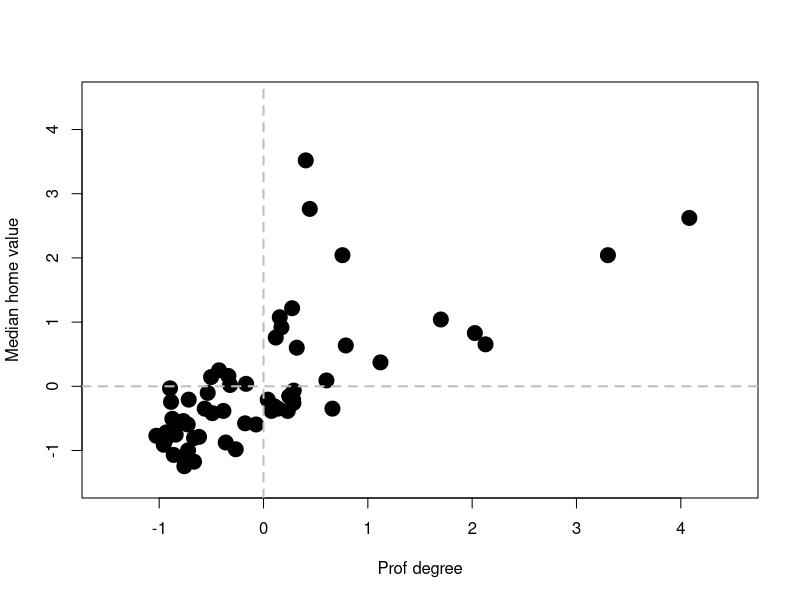
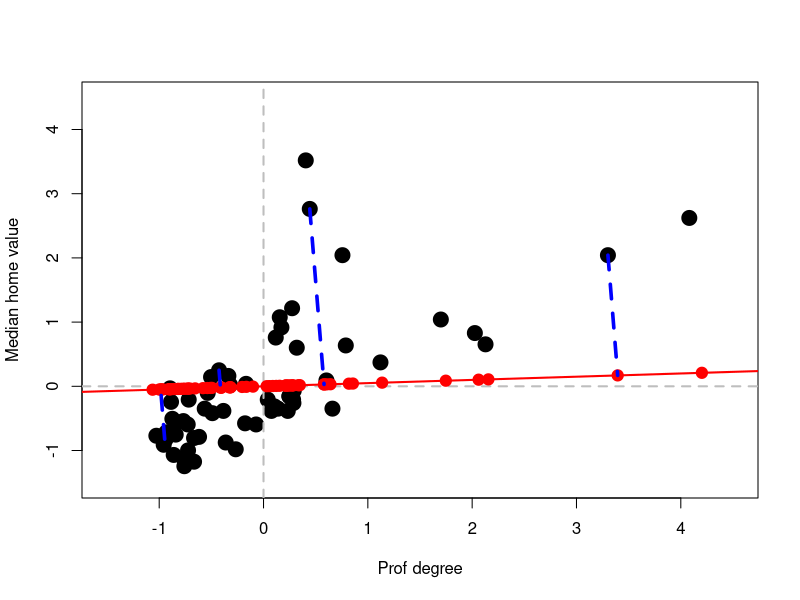
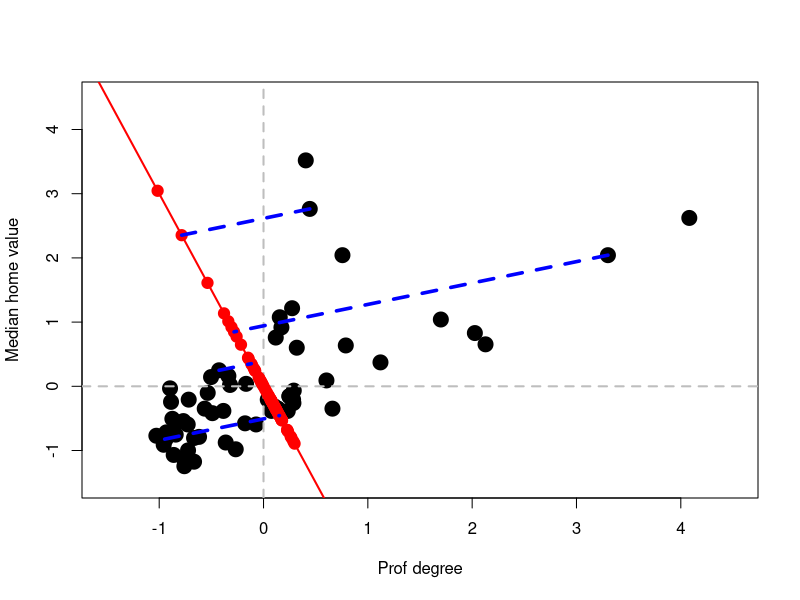
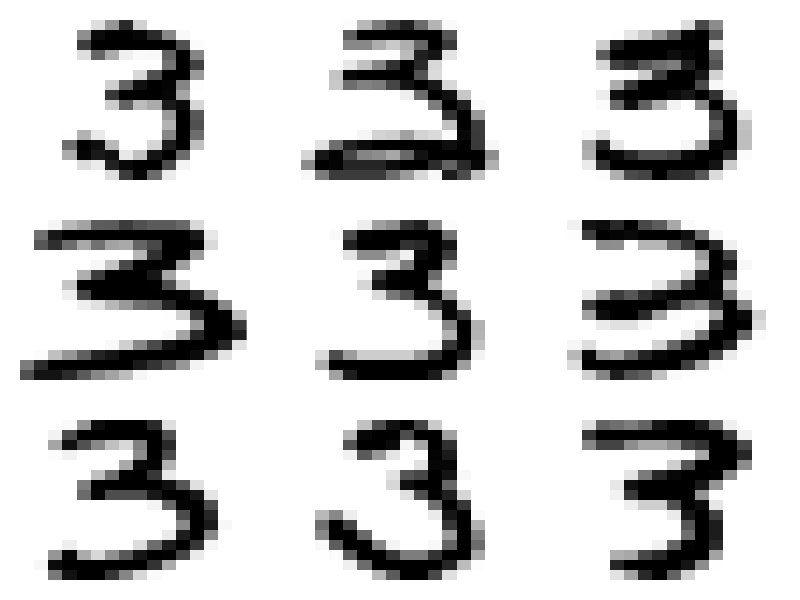
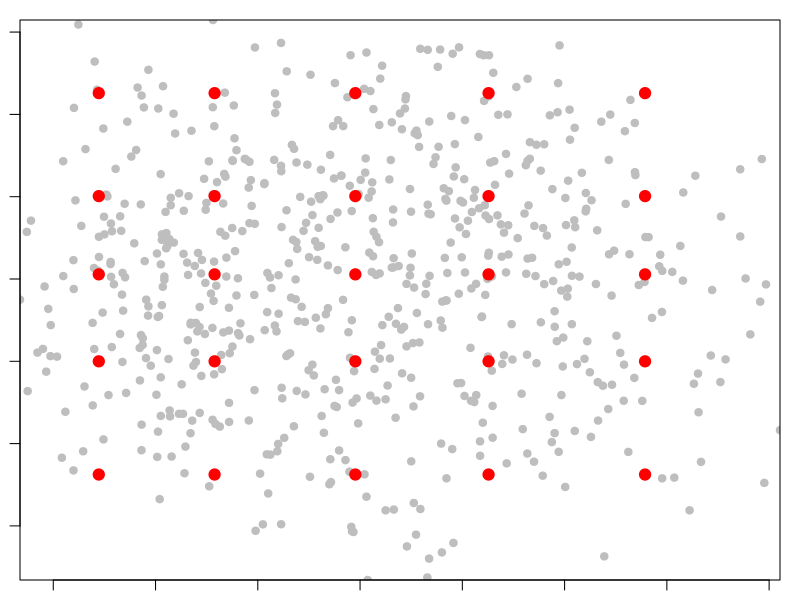
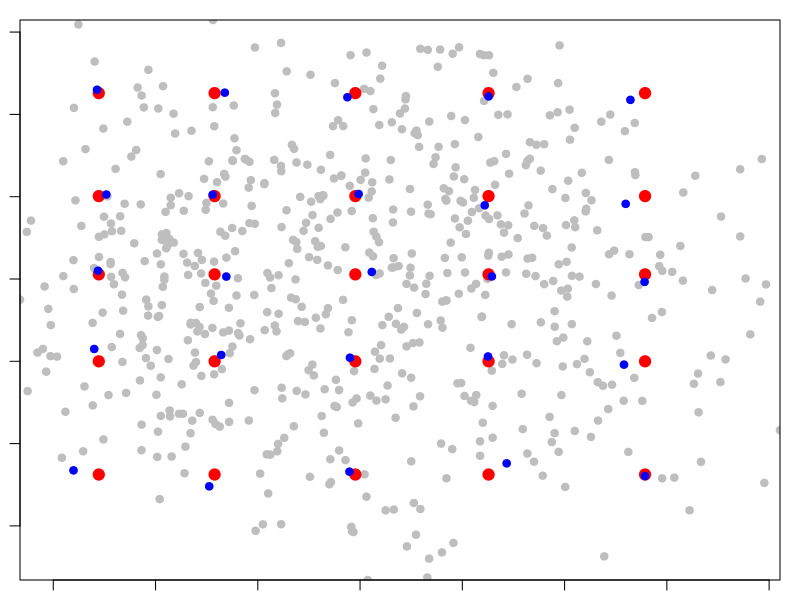
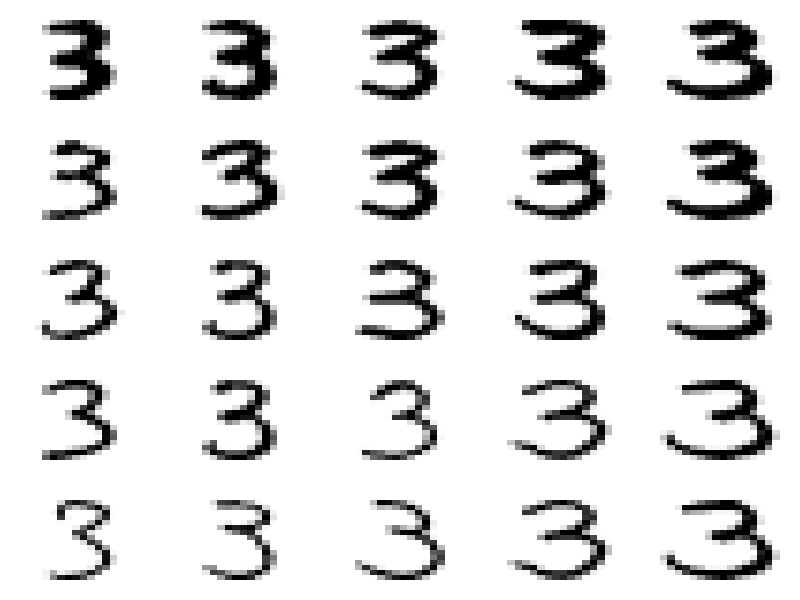

The R script that drew these images, in order:
## ---- chunk 1
knitr::opts_chunk$set(echo = TRUE, fig.width=6, fig.height=6,  
                      warning=FALSE, message=FALSE, tidy=TRUE) #, eval = FALSE)
## ---- chunk 2
x <- read.table('t8-5.dat', header=TRUE)
## ---- chunk 3
xx <- x[,c(2,5)]
colnames(xx) <- c('Prof degree', 'Median home value')
## ---- chunk 4
xx <- scale(xx, center=colMeans(xx), scale=TRUE)
## ---- chunk 5
norm <- function(a) sqrt(norm2(a))
norm2 <- function(a) sum(a^2)
## ---- chunk 6
plot(xx, pch=19, col='black', cex=2, xlim=c(-1.5, 4.5), ylim=c(-1.5, 4.5))
abline(h=0, lwd=2, col='grey', lty=2)
abline(v=0, lwd=2, col='grey', lty=2)
## ---- chunk 7
a <- c(1, 0.05)
a <- a / norm(a)
# Find the projections (coordinates of the
# observations on this basis of size 1)
prs <- (xx %*% a)
# Find the orthogonal projections of each
# observation on this subspace of dimension 1
pr <- prs %*% a 
# Plot the data
plot(xx, pch=19, col='black', cex=2, xlim=c(-1.5, 4.5), ylim=c(-1.5, 4.5))
abline(h=0, lwd=2, col='grey', lty=2)
abline(v=0, lwd=2, col='grey', lty=2)

# Show the subspace on which we are projecting
abline(0, a[2]/a[1], lwd=2, col='red')

# Add the projections of the data on this subspace
points(pr[,1], pr[,2], pch=19, cex=1.5, col='red')

# Highlight a few of them
ind <- c(26, 25, 48, 36)
pr2 <- pr[ind, ]
for(j in 1:length(ind))
lines(c(xx[ind[j],1], pr2[j,1]), c(xx[ind[j],2], pr2[j,2]), 
col='blue', lwd=3.5, lty=2)
## ---- chunk 8
a <- c(-1, 3)
a <- a / norm(a)
# Find the projections (coordinates of the
# observations on this basis of size 1)
prs <- (xx %*% a)
# Find the orthogonal projections of each
# observation on this subspace of dimension 1
pr <- prs %*% a 
# Plot the data
plot(xx, pch=19, col='black', cex=2, xlim=c(-1.5, 4.5), ylim=c(-1.5, 4.5))
abline(h=0, lwd=2, col='grey', lty=2)
abline(v=0, lwd=2, col='grey', lty=2)

# Show the subspace on which we are projecting
abline(0, a[2]/a[1], lwd=2, col='red')

# Add the projections of the data on this subspace
points(pr[,1], pr[,2], pch=19, cex=1.5, col='red')

# Highlight a few of them
ind <- c(26, 25, 48, 36)
pr2 <- pr[ind, ]
for(j in 1:length(ind))
lines(c(xx[ind[j],1], pr2[j,1]), c(xx[ind[j],2], pr2[j,2]), 
col='blue', lwd=3.5, lty=2)
## ---- chunk 9
a <- read.table('train.3.txt', header=FALSE, sep=',')
# Verify that the data has been read correctly
dim(a)
## ---- chunk 10
norm2 <- function(u) sum(u^2)
dist <- function(a, b) norm2(a-b)
## ---- chunk 11
# ----- Define a function for plotting a matrix ----- #
# modified from: http://www.phaget4.org/R/image_matrix.html
# ----- Define a function for plotting a matrix ----- #
myImagePlot <- function(x, ...){
     min <- min(x)
     max <- max(x)
 ColorRamp <- grey(seq(1,0,length=256))
 ColorLevels <- seq(min, max, length=length(ColorRamp))
 # Reverse Y axis
 reverse <- nrow(x) : 1
 x <- x[reverse,]
image(1:ncol(x), 1:nrow(x), t(x), col=ColorRamp, xlab="",
 ylab="", axes=FALSE, zlim=c(min,max))
}
## ---- chunk 12
set.seed(31)
sa <- sample(dim(a)[1], 9)
par(mai = c(1, 1, 1, 1)/5, xaxs = "i", yaxs = "i")
par(mfrow=c(3,3))
for(j in 1:9) {
myImagePlot(t(matrix(unlist(a[sa[j],]), 16, 16)))
}
par(mfrow=c(1,1))
## ---- chunk 13
ac <- scale(a, center=TRUE, scale=FALSE)
si.svd <- svd(ac)
## ---- chunk 14
si.svd$d[1:20]^2 / sum(si.svd$d^2)
# cumulative proportions:
cumsum(si.svd$d^2)[1:20] / sum(si.svd$d^2)
## ---- chunk 15
v1 <- as.vector( ac %*% si.svd$v[,1] )
v2 <- as.vector( ac %*% si.svd$v[,2] )
v3 <- as.vector( ac %*% si.svd$v[,3] )
## ---- chunk 16
qv1 <- quantile(v1, c(.05, .25, .5, .75, .95))
qv2 <- quantile(v2, c(.05, .25, .5, .75, .95))
## ---- chunk 17
# Create a grid
qv <- expand.grid(qv1, qv2)
plot(v1, v2, pch=19, cex=1, col='grey')
points(qv[,1], qv[,2], pch=19, cex=1.5, col='red')
## ---- chunk 18
vs <- cbind(v1, v2)
cvs <- array(0, dim=dim(qv))
for(j in 1:dim(qv)[1]) {
cvs[j,] <- vs[ which.min( apply(vs, 1, dist, b=qv[j,]) ), ]
}
## ---- chunk 19
plot(v1, v2, pch=19, cex=1, col='grey')
points(qv[,1], qv[,2], pch=19, cex=1.5, col='red')
for(j in 1:dim(qv)[1]) {
points(cvs[j,1], cvs[j,2], pch=19, col='blue')
}
## ---- chunk 20
app <- t( si.svd$v[,1:2] %*% t( cvs ) )
## ---- chunk 21
repre <- matrix(0, dim(qv)[1], dim(app)[2])
for(j in 1:dim(qv)[1]) {
repre[j,] <- ac[ which.min( apply(ac, 1, dist, b=app[j,]) ), ]
}
## ---- chunk 22
repre <- scale(repre, center = -colMeans(a), scale=FALSE)
par(mai = c(1, 1, 1, 1)/5, xaxs = "i", yaxs = "i")
par(mfrow=c(5,5))
for(j in 1:dim(repre)[1]) {
myImagePlot(t(matrix(unlist(repre[j,]), 16, 16)))
}
par(mfrow=c(1,1))
## ---- chunk 23
  alter.pca.k1 <- function(x, max.it = 500, eps=1e-10) {
       n2 <- function(a) sum(a^2)
       p <- dim(x)[2]
       x <- scale(x, scale=FALSE)
       it <- 0
       old.a <- c(1, rep(0, p-1))
       err <- 10*eps
       while( ((it <- it + 1) < max.it) & (abs(err) > eps) ) {
              b <- as.vector( x %*% old.a ) / n2(old.a)
              a <- as.vector( t(x) %*% b ) / n2(b)
              a <- a / sqrt(n2(a))
              err <- sqrt(n2(a - old.a))
              old.a <- a
       }
       conv <- (it < max.it)
       return(list(a=a, b=b, conv=conv))
  }
## ---- chunk 24
tmp <- alter.pca.k1(ac)$a 
## ---- chunk 25
tmp2 <- svd(ac)$v[, 1] 
tmp <- tmp * sign(tmp2[1]*tmp[1])
summary(abs(tmp-tmp2))
## ---- chunk 26
n <- 2000
p <- 1000
x <- matrix(rt(n*p, df=2), n, p)
system.time( tmp <- alter.pca.k1(x) )
a1 <- tmp$a
system.time( e1 <- svd(cov(x))$u[,1] )
a1 <- a1 * sign(e1[1]*a1[1])
summary( abs(e1 - a1) )
